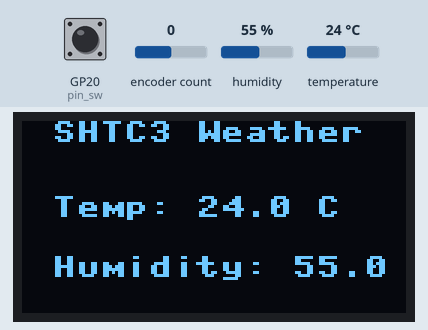
Simulated run of this program. Board: Raspberry Pi Pico running MicroPython. On the bench: 128×64 one-colour display. Inputs (shaded band) come from the test bench; at power-on: GP20 (pin_sw) HIGH, humidity 55 %, temperature 24 °C, encoder count 0. Library files of the repository ran but are not shown: ssd1306.py; what the program prints to the serial console is not drawn.

Above: at 1.2 s.
1.3 s: GP20 (pin_sw) pulled LOW for 1 s
At 1.53 s:
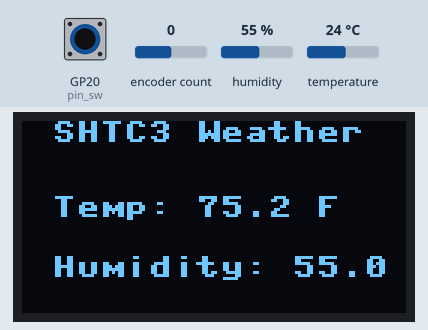
3.8 s: humidity set to 22 %
At 5.6 s:
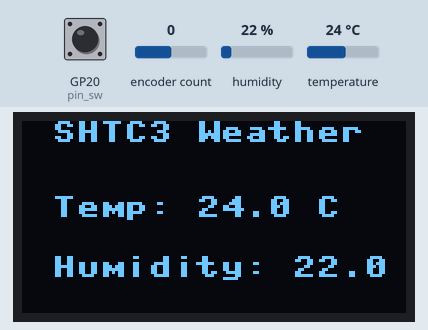
6.7 s: temperature set to 12 °C
At 11.1 s:
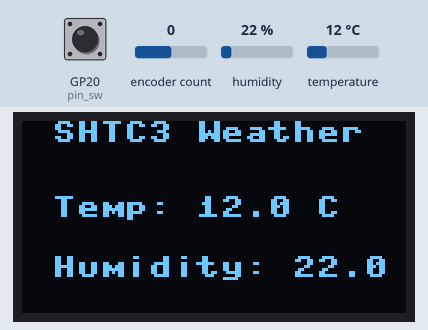
11.7 s: GP20 (pin_sw) pulled LOW for 0.15 s
At 13.0 s:
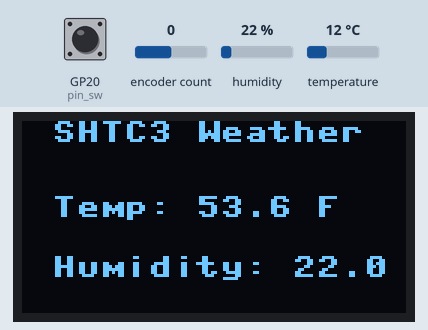
13.3 s: humidity set to 40 %
At 16.3 s:
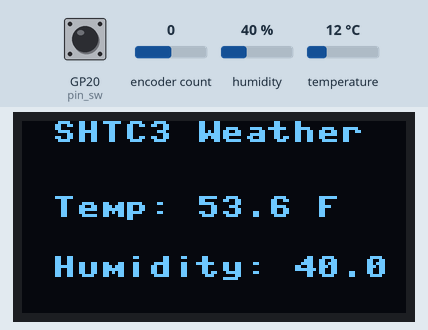
16.8 s: temperature set to 19 °C
At 21.8 s:
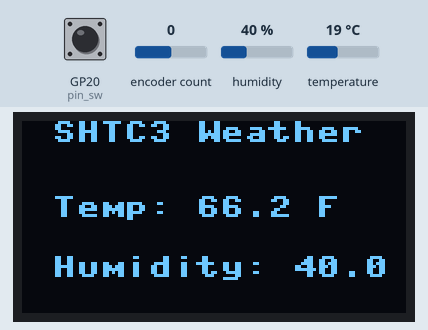
Timing chart, 0 to 22.9 s (numbered marks = the images above; inputs shaded):
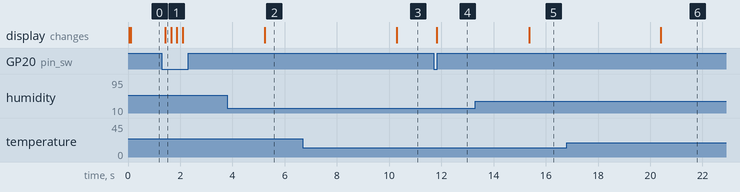

Measured:
- after the input at 1.3 s, the display: changes after 0.12 s (image 1)
- after the input at 3.8 s, the display: changes after 1.4 s (image 2)
- after the input at 6.7 s, the display: changes after 3.6 s (image 3)
- after the input at 11.7 s, the display: changes after 0.12 s (image 4)
- after the input at 13.3 s, the display: changes after 2.1 s (image 5)
- after the input at 16.8 s, the display: changes after 3.6 s (image 6)

The program:

display_shtc3_test.py
```python
from machine import Pin, I2C
import time
from ssd1306 import SSD1306_I2C
from rotary_irq_rp2 import RotaryIRQ

# ============================================================
# ===== SHTC3 Driver (Built-in, based on Sensirion datasheet)
# ============================================================
class SHTC3:
    DEFAULT_ADDR = 0x70

    def __init__(self, i2c, address=DEFAULT_ADDR):
        self.i2c = i2c
        self.addr = address
        self._wake()
        time.sleep_ms(1)

    def _write_cmd(self, cmd):
        self.i2c.writeto(self.addr, bytes([(cmd >> 8) & 0xFF, cmd & 0xFF]))

    def _read_bytes(self, n):
        return self.i2c.readfrom(self.addr, n)

    def _wake(self):
        self._write_cmd(0x3517)
        time.sleep_ms(1)

    def _sleep(self):
        self._write_cmd(0xB098)

    def reset(self):
        self._write_cmd(0x805D)
        time.sleep_ms(2)

    def measure(self):
        """Return (temperature_C, humidity_%RH)"""
        self._wake()
        self._write_cmd(0x7866)  # High precision, no clock stretching
        time.sleep_ms(15)
        data = self._read_bytes(6)
        self._sleep()

        t_raw = (data[0] << 8) | data[1]
        rh_raw = (data[3] << 8) | data[4]
        temperature = -45 + (175 * t_raw / 65535.0)
        humidity = 100 * rh_raw / 65535.0
        return (temperature, humidity)

# ============================================================
# ===== Main Program: Encoder + SHTC3 + OLED Display
# ============================================================

# ---- Hardware Configuration ----
I2C_SDA = 16   # GP16 (PIN21)
I2C_SCL = 17   # GP17 (PIN22)
ENC_A = 18     # GP18 (PIN24)
ENC_B = 19     # GP19 (PIN25)
ENC_SW = 20    # GP20 (PIN26)
OLED_ADDR = 0x3C
I2C_FREQ = 400000

# ---- Initialize I2C, OLED, and SHTC3 ----
i2c = I2C(0, sda=Pin(I2C_SDA), scl=Pin(I2C_SCL), freq=I2C_FREQ)
oled = SSD1306_I2C(128, 64, i2c, addr=OLED_ADDR)
sensor = SHTC3(i2c)

# ---- Initialize Encoder ----
encoder = RotaryIRQ(pin_num_clk=ENC_A,
                    pin_num_dt=ENC_B,
                    reverse=True,
                    range_mode=RotaryIRQ.RANGE_WRAP,
                    min_val=0,
                    max_val=1)
encoder.set(value=0)  # 0 = °C, 1 = °F

# ---- Button Setup ----
pin_sw = Pin(ENC_SW, Pin.IN, Pin.PULL_UP)
last_press_time = 0
PRESS_DEBOUNCE_MS = 200
unit_mode = 0  # 0=°C, 1=°F

def toggle_unit():
    global unit_mode
    unit_mode = 1 - unit_mode
    print("Unit changed to", "°F" if unit_mode else "°C")
    update_display(last_temp, last_humi)

def check_button():
    global last_press_time
    if not pin_sw.value():  # Active LOW
        now = time.ticks_ms()
        if time.ticks_diff(now, last_press_time) > PRESS_DEBOUNCE_MS:
            toggle_unit()
            last_press_time = now

# ---- OLED Display ----
def update_display(temp_c, humi):
    oled.fill(0)
    oled.text("SHTC3 Weather", 10, 0)
    if unit_mode == 0:
        oled.text(f"Temp: {temp_c:.1f} C", 10, 25)
    else:
        temp_f = temp_c * 1.8 + 32
        oled.text(f"Temp: {temp_f:.1f} F", 10, 25)
    oled.text(f"Humidity: {humi:.1f} %", 10, 45)
    oled.show()

# ---- Main Loop ----
last_temp, last_humi = 0.0, 0.0
update_display(last_temp, last_humi)

try:
    while True:
        # Measure
        temp_c, humi = sensor.measure()
        last_temp, last_humi = temp_c, humi
        print(f"Temperature: {temp_c:.2f} °C, Humidity: {humi:.2f} %RH")

        # Update OLED
        update_display(temp_c, humi)

        # 5-second refresh, but check button during wait
        for _ in range(50):
            check_button()
            time.sleep(0.1)

except KeyboardInterrupt:
    oled.fill(0)
    oled.text("Stopped", 40, 25)
    oled.show()
    print("Measurement stopped.")
```
